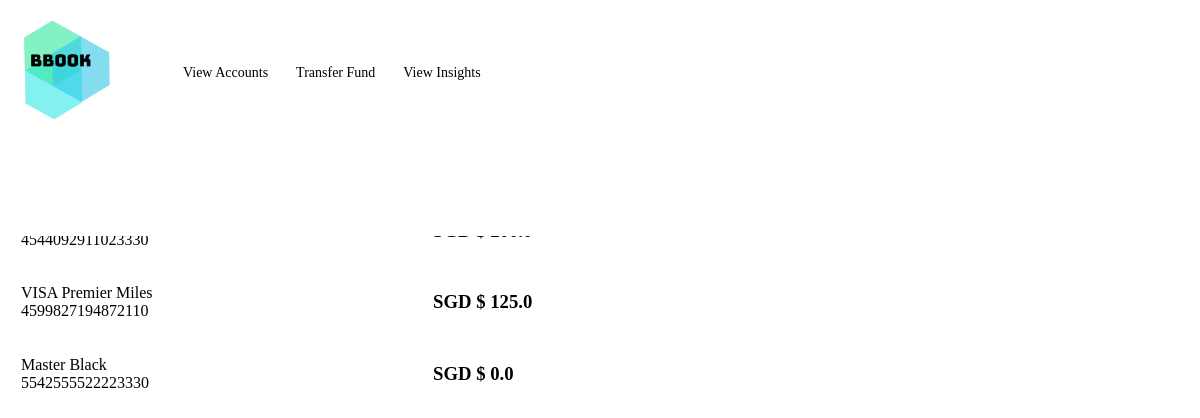
The page /creditcards/1 on the database its author committed.
### tables this page shows
CREATE TABLE "CreditCard" (
	`CardNumber`	INTEGER,
	`CardType`	TEXT,
	`BankID`	INTEGER,
	`ExpiryDate`	TEXT,
	`CardName`	TEXT,
	`CustomerID`	INTEGER,
	`AmountDue`	REAL,
	FOREIGN KEY(`CustomerID`) REFERENCES `Customer`(`CustomerID`),
	PRIMARY KEY(`CardNumber`),
	FOREIGN KEY(`BankID`) REFERENCES `Bank`(`BankID`)
);

### app.py (the view)
@app.route('/creditcards/<CustomerID>')
def creditcards(CustomerID):
       connection = sqlite3.connect("BBOOK.db")
       cursor = connection.execute("SELECT * FROM CreditCard WHERE CustomerID = ?", (CustomerID,)).fetchall()
       connection.close()
       return flask.render_template("creditcards.html", cursor = cursor, CustomerID = CustomerID)

### templates/creditcards.html (shortened to what this page needs)
<!DOCTYPE html>
<html>
<head>
</head>
<body>
		<div class="navbar">
		<table>
		<tr>
		<td style= "width:150px">
            <a href="{{url_for('main', CustomerID = CustomerID)}}"><img src="{{ url_for('static', filename='BBOOK.png') }}" width="100" height=""/> </a>
		</td>
		<td style= "width:400px">
					<a href="{{url_for('accounts', CustomerID = CustomerID)}}">View Accounts</a>
					<a href="{{url_for('transfer', CustomerID = CustomerID)}}">Transfer Fund</a>
					<a href="{{url_for('insights', CustomerID = CustomerID)}}">View Insights</a>
					</td>
				</tr>
				</table>
            </div>
<div class="main">
		<table>
			<tr>
				<th><b>Credit Cards</b></th>
			{% for record in cursor %}
			</tr>
			<tr>
				<td>{{record[1]}} {{record[4]}}<br>{{record[0]}}
				</td>
				<td><h3>SGD $ {{record[6]}}</h3></td>
			{% endfor %}
		</table>
</div>
</body>
</html>

### templates/creditcards.html (style rules this page uses)
body { margin:0; }
.navbar { overflow: hidden; background-color: #ffffff; position: fixed; top: 0; width: 100%; height: 20%; }
.navbar a { float: left; display: block; color: #000000; text-align: center; padding: 10px 14px; text-decoration: none; font-size: 14px; }
.main { padding: 14px; margin-top: 150px; height: 1000px; }
th, td { padding: 5px; text-align: left; width: 400px; }

### rows shown on the page
CreditCard: CardNumber "4544092911023330"
CreditCard: CardType "VISA", CardName "Premier Miles", CardNumber "4599827194872110", AmountDue "125.0"
CreditCard: CardType "Master", CardName "Black", CardNumber "5542555522223330", AmountDue "0.0"
